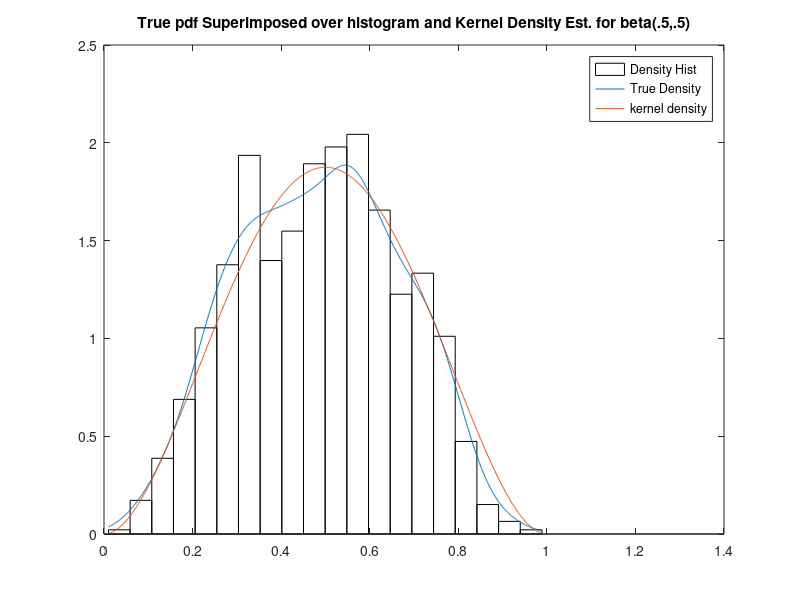

MATLAB code to generate this figure:
alpha=3;
beta=3;
n=1000; 
x = zeros(1,n);
x(1) = rand(1);% generate the starting point
ind=0;

for i = 2:n
	% generate a candidate from the proposal distribution
	% which is the normal in this case. This will be a 
	% normal with mean given by the previous value in the
	% chain and standard deviation of 'sig'
	y = unifrnd(x(i-1)-.5,x(i-1)+.5);
    
	% generate a uniform for comparison;
    %use integrated function in matlab gampdf to find values of the gamma
    %pdf with paremeters (2,3) 
	u = rand(1);
    if y<=0 || y>=1
        x(i)=x(i-1);
        else 
            delta = min([1 betapdf(y,alpha,beta)/betapdf(x(i-1),alpha,beta)]);
            if u <= delta
            x(i) = y;
            ind=ind+1;
            else
            x(i) = x(i-1);
        end
    end
end  
%burnin
mixrate=ind/n
n1=.05*n;
x=x(n1+1:n);

%kernel density estimate 
% Kernel Estimate 
xx = linspace(.01,.99,950);
n=length(x);
fhatnorm = zeros(size(xx));
h = 1.06*n^(-1/5)*std(x);
for i=1:length(xx)
% get each kernel function evaluated at x
% centered at data
    fnorm=exp(-(1/(2*h^2))*(xx-x(i)).^2)/sqrt(2*pi)/h;
    fhatnorm = fhatnorm+fnorm/(n);
end
%histogram
t0 = .01;
tm = .99;
rng = tm - t0;
nbin = ceil(rng/h);
bins = t0:h:(nbin*h+t0);
% Get the bin counts vk.
vk = histc(x,bins);
% Normalize to make it a bona fide density.
% We do not need the last count in fhat. 

fhat = vk/(n*h);
fhat(end) = [];
% To plot this, use bar with the bin centers. 
tm = max(bins);
bc = (t0+h/2):h:(tm-h/2);
bar(bc,fhat,1,'w')
hold on

plot(xx,fhatnorm)
plot(xx,betapdf(xx,alpha,beta))
legend('Density Hist', 'True Density','kernel density')
title('True pdf Superimposed over histogram and Kernel Density Est. for beta(.5,.5)')
hold off
 

%monte carlo simulation 
alpha=.5;
beta=.5;
m=100;
fhatmatrix=zeros(m,3);
ISE=zeros(m,3);
MSE=zeros(m,3);

for j=1:m
    n=1000; 
    x = zeros(1,n);
    x(1) = randn(1);	
    
    % generate the starting point
    for i = 2:n
        % generate a candidate from the proposal distribution
        % which is the normal in this case. This will be a 
        % normal with mean given by the previous value in the
        % chain and standard deviation of 'sig'
        y = unifrnd(x(i-1)-.5,x(i-1)+.5);
        % generate a uniform for comparison;
        %use integrated function in matlab gampdf to find values of the gamma
        %pdf with paremeters (2,3) 
        u = rand(1);
        if y<=0 || y>=1
            x(i)=x(i-1);
            else 
                delta = min([1 betapdf(y,alpha,beta)/betapdf(x(i-1),alpha,beta)]);
                if u <= delta
                x(i) = y;
                else
                x(i) = x(i-1);
            end
        end
    end  

    %burnin
    n1=.05*n;
    x=x(n1+1:n);

    %kernel density estimate 
    % Kernel Estimate 
    x0 = [.2 .5 ,.8];
    n2=length(x0);
    fx0=betapdf(x0,alpha,beta);
    h1 = 1.06*n2^(-1/5)*std(x0);
    fhatnorm=zeros(size(x0));
    
    
    for i=1:length(x0)
    % get each kernel function evaluated at x
    % centered at data
        fnorm=exp(-(1/(2*h1^2))*(x0-x(i)).^2)/sqrt(2*pi)/h1;
        fhatnorm = fhatnorm+fnorm/(n2);
        mse=(fhatnorm-fx0).^2;
        ise=sum((fhatnorm-fx0).^2);
    end
    fhatmatrix(j,:)=fhatnorm;
    MSE(j,:)=mse;
    ISE(j,:)=ise;
end

estMSE=mean(MSE)
estISE=mean(ISE)
